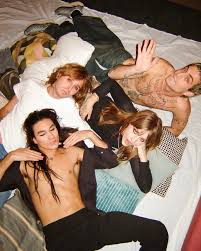
#> input picture 1212/images.png, 201 x 251 px, found by its file name
$ python index.py
#> lines starting #> are read from the running program, lines starting #| are printed output that depends on the picture
import cv2

# [88 lines of commented-out code are left out]
import numpy as np #이동을 위해서 필요
# image_color = cv2.imread('./1212/images.png')

# #중심 좌표
# (h,w) = image_color.shape[:2] #슬라이싱
# center = (w // 2, h // 2) #몫


# #회전
# # matrix = cv2.getRotationMatrix2D(center, 45, 1.0)
# # rotated = cv2.warpAffine(image_color, matrix, (w, h)) #원본, 변환 행렬


# #이동
# matrix = np.float32([[1, 0, 100], [0, 1, 50]]) #앞에 x 축 100, 뒤에 y축 50
# move = cv2.warpAffine(image_color, matrix, (w,h))

# cv2.imshow('image', move)
# cv2.waitKey(0)
# cv2.destroyAllWindows()

#----------------------------------------------------------------------------------
#실습1 . 이미지 처리

image_color = cv2.imread('./1212/images.png')
#> image_color is the input picture: shape (251, 201, 3); mean B, G, R 105.1, 120.6, 142.5

#1. 이미지를 읽어서 크기를 출력
print(f'이미지 크기: {image_color.shape}')
#| 이미지 크기: (251, 201, 3)

#2. 이미지를 흑백으로 변환하고 화면에 표시
image_gray = cv2.imread('./1212/images.png',cv2.IMREAD_GRAYSCALE) #흑백으로 이미지 창 열림
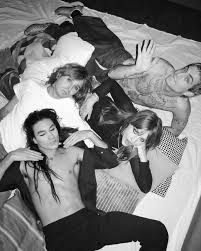
#> image_gray: shape (251, 201); min 0, max 255, mean 125.4
cv2.imshow('image_gray', image_gray)

#3. 이미지를 50% 크기로 축소 후 새로운 창에 표시

scale = 0.5
resized = cv2.resize(image_color, None, fx = scale, fy = scale) #0.5의 비율로 가로 세로 줄이기, 길이는 None 으로 지정 없음
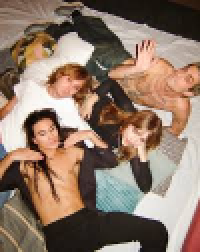
#> resized: shape (126, 100, 3) (shown 2 times larger); mean B, G, R 105.1, 120.6, 142.5
cv2.imshow('image_0.5', resized)

#이미지를 90도로 회전 후 저장

#중심 좌표
(h,w) = image_color.shape[:2] #슬라이싱
#> h = 251; w = 201
center = (w // 2, h // 2) #몫
#> center = (100, 125)
matrix = cv2.getRotationMatrix2D(center, 90, 1.0)
rotated = cv2.warpAffine(image_color, matrix, (w, h)) #원본, 변환 행렬
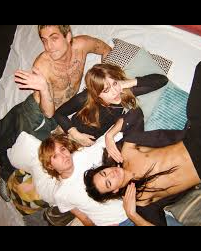
#> rotated: shape (251, 201, 3); mean B, G, R 92.6, 106.4, 125.7

cv2.waitKey(0)
cv2.imwrite('./1212/90rotation_image.jpg', rotated)

cv2.destroyAllWindows()
